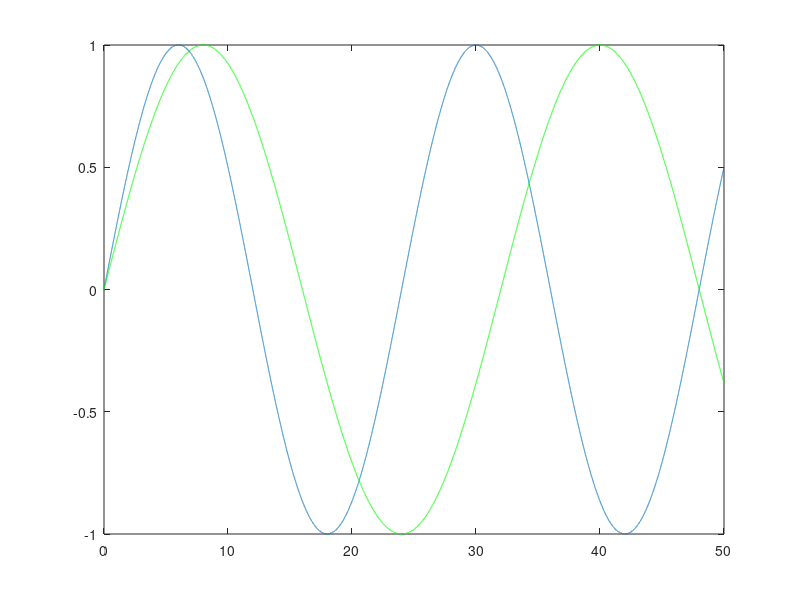
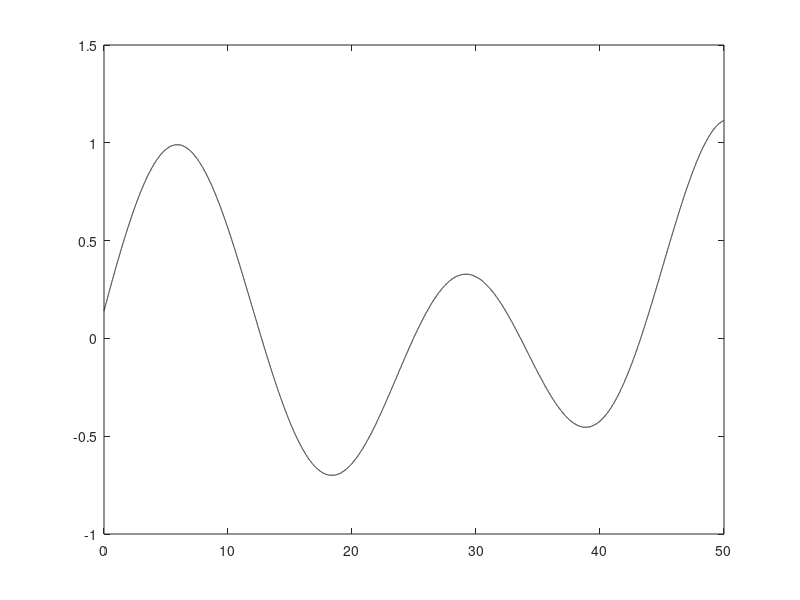

These charts were generated, in order, by the following MATLAB code:
function provaprova
    
close all;

    t = linspace(0,50,40000);

    f1 = sin( (pi/12) .* t);
    f2 = sin( (pi/14) .*t + 3);
    f3 = sin( (pi/16) .*t);

    
    figure(1)
    plot(t,f1,'-');  
    hold on; 
    plot(t,f3,'-g');
    
    figure(2)
    plot(t,f1+f2+f3,'-k');
   
    
end